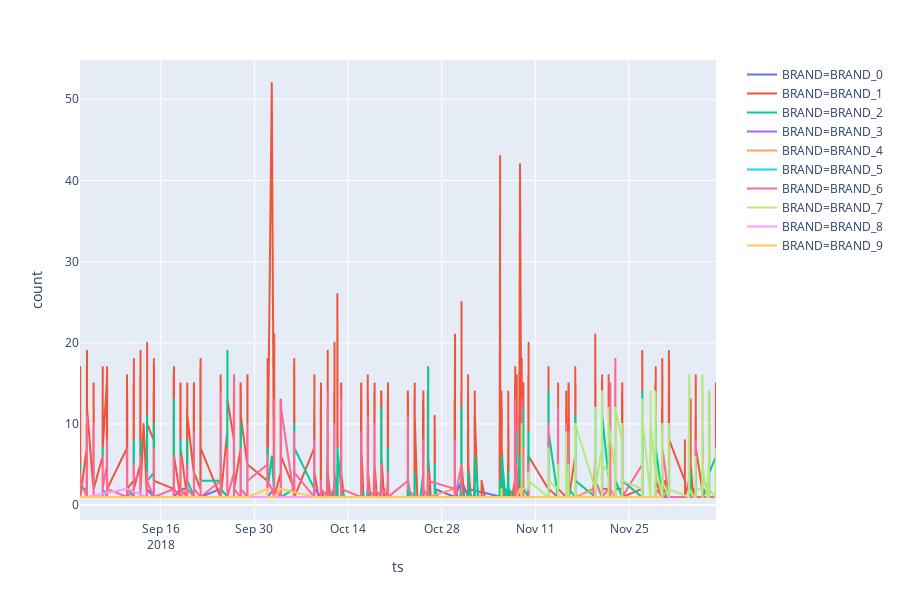

The notebook cell saved with this chart:
### Code cell
brandsWithCountNumberPerDay = dJoinBrandsAndDsum.groupby(['BRAND', 'ts']).ts.agg('count').to_frame('count').reset_index()
brandsWithCountNumberPerDay

import plotly.express as px
brandsFig = px.line(brandsWithCountNumberPerDay, x='ts', y='count', color='BRAND')
brandsFig

### Figure 1 — Plotly figure (JSON) as saved in the notebook; plotly's stock layout.template omitted (floating-point values rounded to 4 significant figures; data arrays with more than 128 entries replaced by an {"elided": "..."} marker saying what was removed)
{"data": [{"hoverlabel": {"namelength": 0}, "hovertemplate": "BRAND=BRAND_0<br>ts=%{x}<br>count=%{y}", "legendgroup": "BRAND=BRAND_0", "line": {"color": "#636efa", "dash": "solid"}, "mode": "lines", "name": "BRAND=BRAND_0", "showlegend": true, "type": "scattergl", "x": {"elided": "827 str values"}, "xaxis": "x", "y": {"elided": "827 int values"}, "yaxis": "y"}, {"hoverlabel": {"namelength": 0}, "hovertemplate": "BRAND=BRAND_1<br>ts=%{x}<br>count=%{y}", "legendgroup": "BRAND=BRAND_1", "line": {"color": "#EF553B", "dash": "solid"}, "mode": "lines", "name": "BRAND=BRAND_1", "showlegend": true, "type": "scattergl", "x": {"elided": "12883 str values"}, "xaxis": "x", "y": {"elided": "12883 int values"}, "yaxis": "y"}, {"hoverlabel": {"namelength": 0}, "hovertemplate": "BRAND=BRAND_2<br>ts=%{x}<br>count=%{y}", "legendgroup": "BRAND=BRAND_2", "line": {"color": "#00cc96", "dash": "solid"}, "mode": "lines", "name": "BRAND=BRAND_2", "showlegend": true, "type": "scattergl", "x": {"elided": "1733 str values"}, "xaxis": "x", "y": {"elided": "1733 int values"}, "yaxis": "y"}, {"hoverlabel": {"namelength": 0}, "hovertemplate": "BRAND=BRAND_3<br>ts=%{x}<br>count=%{y}", "legendgroup": "BRAND=BRAND_3", "line": {"color": "#ab63fa", "dash": "solid"}, "mode": "lines", "name": "BRAND=BRAND_3", "showlegend": true, "type": "scattergl", "x": ["2018-09-03 23:16:54", "2018-09-04 23:01:29", "2018-09-05 23:16:45", "2018-09-07 23:01:32", "2018-09-07 23:16:38", "2018-09-07 23:16:48", "2018-09-10 23:01:28", "2018-09-10 23:31:35", "2018-09-11 23:01:23", "2018-09-11 23:16:37", "2018-09-12 23:01:40", "2018-09-13 23:01:45", "2018-09-14 23:01:23", "2018-09-14 23:16:18", "2018-09-14 23:16:45", "2018-09-14 23:31:23", "2018-09-17 23:31:33", "2018-09-18 23:01:31", "2018-09-19 23:01:44", "2018-09-19 23:01:50", "2018-09-20 23:16:43", "2018-09-21 23:01:33", "2018-09-21 23:01:43", "2018-09-21 23:01:51", "2018-09-24 22:46:54", "2018-09-24 23:01:50", "2018-09-24 23:16:52", "2018-09-24 23:16:58", "2018-09-25 22:46:35", "2018-09-26 22:46:44", "2018-09-26 23:01:30", "2018-09-27 22:46:29", "2018-10-01 22:46:37", "2018-10-01 23:01:25", "2018-10-03 22:46:38", "2018-10-03 23:17:01", "2018-10-05 23:16:29", "2018-10-08 23:01:47", "2018-10-08 23:17:01", "2018-10-08 23:17:03", "2018-10-09 22:46:55", "2018-10-09 22:46:59", "2018-10-10 23:01:33", "2018-10-11 23:01:55", "2018-10-12 23:16:43", "2018-10-12 23:17:00", "2018-10-16 23:02:26", "2018-10-17 23:02:07", "2018-10-17 23:17:32", "2018-10-18 23:16:52", "2018-10-18 23:16:53", "2018-10-18 23:17:17", "2018-10-18 23:17:25", "2018-10-18 23:32:31", "2018-10-19 23:01:54", "2018-10-19 23:17:14", "2018-10-25 05:04:00", "2018-10-25 05:17:25", "2018-10-25 05:47:08", "2018-10-25 23:01:55", "2018-10-25 23:02:13", "2018-10-29 23:01:16", "2018-10-29 23:01:45", "2018-11-08 05:02:43", "2018-11-08 05:02:52", "2018-11-08 05:03:15", "2018-11-08 22:46:46", "2018-11-09 00:24:01", "2018-11-09 05:02:44", "2018-11-09 05:05:20", "2018-11-09 05:06:39", "2018-11-09 05:06:43", "2018-11-09 05:06:45", "2018-11-09 23:31:08", "2018-11-09 23:31:22", "2018-11-09 23:46:29", "2018-11-15 14:16:31", "2018-11-15 23:31:44", "2018-11-16 23:31:57", "2018-11-16 23:31:59", "2018-11-21 22:46:24", "2018-11-21 23:31:18", "2018-11-22 00:01:05", "2018-11-22 05:03:01", "2018-11-22 23:16:33", "2018-11-28 05:06:23", "2018-11-28 05:13:14", "2018-11-28 05:13:26", "2018-11-28 23:31:23", "2018-11-28 23:31:35", "2018-11-29 23:31:03", "2018-11-30 23:46:44", "2018-12-03 23:01:16", "2018-12-04 23:31:41", "2018-12-04 23:31:48", "2018-12-04 23:32:19"], "xaxis": "x", "y": [1, 1, 1, 1, 1, 1, 1, 1, 1, 1, 1, 1, 1, 1, 1, 1, 1, 1, 1, 1, 1, 1, 1, 1, 1, 1, 1, 1, 1, 1, 1, 1, 1, 1, 1, 1, 1, 1, 1, 2, 1, 1, 1, 1, 1, 1, 1, 1, 1, 1, 1, 1, 1, 1, 1, 1, 1, 1, 1, 1, 1, 1, 1, 1, 1, 1, 1, 1, 1, 1, 1, 1, 1, 1, 1, 1, 1, 1, 1, 1, 1, 1, 1, 1, 1, 1, 1, 1, 1, 1, 1, 1, 1, 1, 1, 1], "yaxis": "y"}, {"hoverlabel": {"namelength": 0}, "hovertemplate": "BRAND=BRAND_4<br>ts=%{x}<br>count=%{y}", "legendgroup": "BRAND=BRAND_4", "line": {"color": "#FFA15A", "dash": "solid"}, "mode": "lines", "name": "BRAND=BRAND_4", "showlegend": true, "type": "scattergl", "x": {"elided": "367 str values"}, "xaxis": "x", "y": {"elided": "367 int values"}, "yaxis": "y"}, {"hoverlabel": {"namelength": 0}, "hovertemplate": "BRAND=BRAND_5<br>ts=%{x}<br>count=%{y}", "legendgroup": "BRAND=BRAND_5", "line": {"color": "#19d3f3", "dash": "solid"}, "mode": "lines", "name": "BRAND=BRAND_5", "showlegend": true, "type": "scattergl", "x": ["2018-09-10 23:31:43", "2018-09-11 23:16:20", "2018-10-12 23:16:38", "2018-11-15 23:16:45"], "xaxis": "x", "y": [1, 1, 1, 1], "yaxis": "y"}, {"hoverlabel": {"namelength": 0}, "hovertemplate": "BRAND=BRAND_6<br>ts=%{x}<br>count=%{y}", "legendgroup": "BRAND=BRAND_6", "line": {"color": "#FF6692", "dash": "solid"}, "mode": "lines", "name": "BRAND=BRAND_6", "showlegend": true, "type": "scattergl", "x": {"elided": "3830 str values"}, "xaxis": "x", "y": {"elided": "3830 int values"}, "yaxis": "y"}, {"hoverlabel": {"namelength": 0}, "hovertemplate": "BRAND=BRAND_7<br>ts=%{x}<br>count=%{y}", "legendgroup": "BRAND=BRAND_7", "line": {"color": "#B6E880", "dash": "solid"}, "mode": "lines", "name": "BRAND=BRAND_7", "showlegend": true, "type": "scattergl", "x": {"elided": "1521 str values"}, "xaxis": "x", "y": {"elided": "1521 int values"}, "yaxis": "y"}, {"hoverlabel": {"namelength": 0}, "hovertemplate": "BRAND=BRAND_8<br>ts=%{x}<br>count=%{y}", "legendgroup": "BRAND=BRAND_8", "line": {"color": "#FF97FF", "dash": "solid"}, "mode": "lines", "name": "BRAND=BRAND_8", "showlegend": true, "type": "scattergl", "x": ["2018-09-04 22:16:07", "2018-09-10 22:31:06", "2018-09-13 22:46:43", "2018-09-17 22:31:09", "2018-09-18 22:31:10", "2018-09-24 22:31:14", "2018-10-11 22:46:27", "2018-10-16 22:31:58", "2018-10-16 23:02:31", "2018-10-17 22:16:48", "2018-11-06 22:46:26", "2018-11-14 09:02:07", "2018-11-16 22:46:42", "2018-11-22 22:46:21", "2018-11-28 23:01:40"], "xaxis": "x", "y": [1, 2, 1, 1, 1, 1, 1, 1, 1, 1, 1, 1, 1, 1, 1], "yaxis": "y"}, {"hoverlabel": {"namelength": 0}, "hovertemplate": "BRAND=BRAND_9<br>ts=%{x}<br>count=%{y}", "legendgroup": "BRAND=BRAND_9", "line": {"color": "#FECB52", "dash": "solid"}, "mode": "lines", "name": "BRAND=BRAND_9", "showlegend": true, "type": "scattergl", "x": ["2018-09-03 23:01:52", "2018-09-05 23:16:37", "2018-09-11 23:01:13", "2018-09-11 23:01:44", "2018-09-13 23:01:29", "2018-09-14 22:31:11", "2018-09-14 23:16:50", "2018-09-14 23:16:51", "2018-09-14 23:31:21", "2018-09-17 23:01:11", "2018-09-18 23:01:37", "2018-09-19 23:01:33", "2018-09-20 22:16:12", "2018-09-20 23:01:34", "2018-09-25 22:46:39", "2018-09-26 22:16:17", "2018-09-27 22:46:40", "2018-09-27 22:46:56", "2018-09-27 23:01:51", "2018-09-28 22:46:51", "2018-09-28 23:01:30", "2018-10-01 23:01:27", "2018-10-01 23:01:55", "2018-10-02 22:46:43", "2018-10-03 23:02:09", "2018-10-08 23:01:38", "2018-10-08 23:02:16", "2018-10-09 22:47:15", "2018-10-09 23:01:48", "2018-10-10 23:01:59", "2018-10-11 23:02:04", "2018-10-12 23:17:02", "2018-10-15 23:02:06", "2018-10-18 22:32:06", "2018-10-18 22:47:01", "2018-10-18 23:16:56", "2018-10-18 23:17:03", "2018-10-22 22:16:43", "2018-10-23 23:01:53", "2018-10-23 23:02:00", "2018-11-05 17:41:10", "2018-11-07 23:17:15", "2018-11-07 23:18:02", "2018-11-07 23:31:25", "2018-11-07 23:31:35", "2018-11-08 05:02:16", "2018-11-08 16:50:40", "2018-11-08 22:16:23", "2018-11-08 22:46:39", "2018-11-08 22:46:42", "2018-11-08 22:46:47", "2018-11-09 22:46:55", "2018-11-15 14:16:45", "2018-11-15 15:01:32", "2018-11-15 15:01:33", "2018-11-16 22:46:41", "2018-11-19 16:52:48", "2018-11-19 22:46:19", "2018-11-19 22:46:28", "2018-11-20 23:01:01", "2018-11-23 22:46:31", "2018-11-28 23:01:40", "2018-11-28 23:31:26", "2018-11-29 23:01:17", "2018-11-29 23:01:27"], "xaxis": "x", "y": [1, 1, 1, 1, 1, 1, 1, 1, 1, 1, 1, 1, 1, 1, 1, 1, 1, 1, 1, 1, 1, 2, 1, 1, 2, 1, 1, 1, 1, 1, 1, 1, 1, 1, 1, 1, 1, 1, 1, 1, 1, 1, 1, 1, 1, 1, 2, 1, 1, 1, 1, 1, 1, 1, 1, 1, 1, 1, 1, 1, 1, 1, 1, 1, 1], "yaxis": "y"}], "layout": {"height": 600, "legend": {"tracegroupgap": 0}, "margin": {"t": 60}, "xaxis": {"anchor": "y", "domain": [0, 0.98], "title": {"text": "ts"}}, "yaxis": {"anchor": "x", "domain": [0, 1], "title": {"text": "count"}}}}
